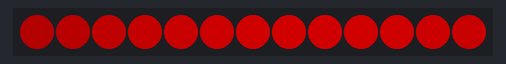
The sketch below on a simulated Arduino Uno, built with avr-gcc and run on an emulated ATmega328P. Shown: 13 RGB LEDs in strip order, left to right. Dim RGB values are drawn brighter than linear.

Above: at 0.15 s.
At 4.73 s:
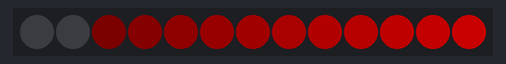
At 9.62 s:
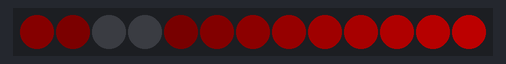
At 19.71 s:
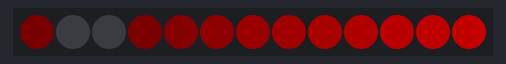
At 29.49 s:
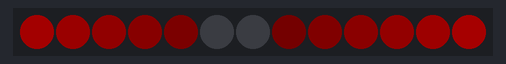
At 39.58 s:
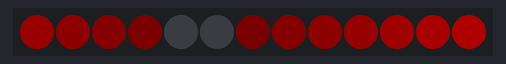

The sketch:

simpleSinusWhile.ino
```cpp
#include <Adafruit_NeoPixel.h>

Adafruit_NeoPixel ledy = Adafruit_NeoPixel(13, 6, NEO_GRB + NEO_KHZ800); //ile led, ktory pin

void setup() {
  ledy.begin();
  ledy.setBrightness(120); //od 0 do 255, gdzie 255 to maks jasnosc
}

float t = 0;

void loop() {

  int nr = 0;
  while (nr < 13)
  {
    float ile = sin(t+nr*0.2) * 100;
    int jasnosc = map(ile, -100, 100, 0, 255);
    ledy.setPixelColor(nr, ledy.Color(jasnosc, 0, 0));
    nr = nr + 1;
  }

  t = t + 0.05;

  ledy.show();
  delay(10);
}
```
